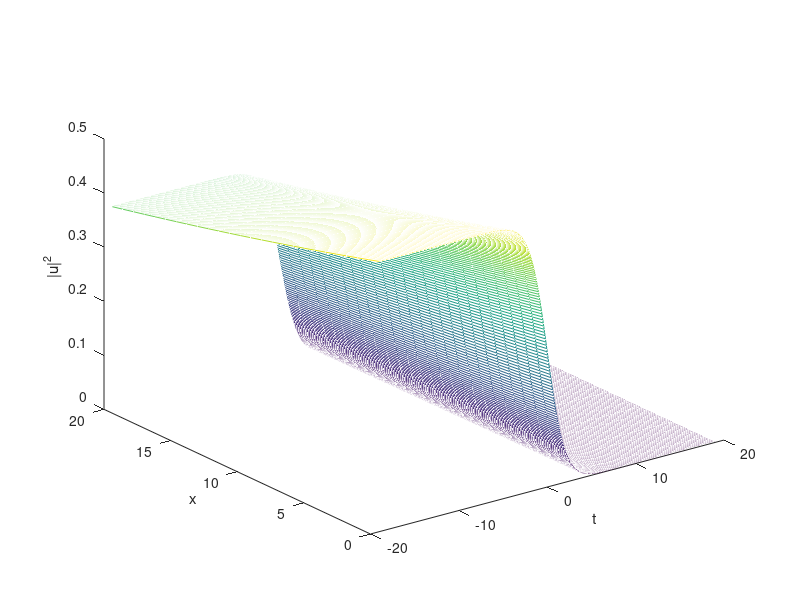

This chart was generated by the following MATLAB code:
clc;clf;clear all;close all;
Lt=40;Nt=800;dt=Lt/Nt;t=[-Lt/2:dt:Lt/2-dt]';w=[0:Nt/2-1 -Nt/2:-1]'*2*pi/Lt;
xmax=20;dx=0.02;w2=w.^2;nmax=round(xmax/dx);

b1=0.22;
b2=0.097;
alpha=0.39;
pi=0.000003;
qr=-0.00002;
gammai=1;

pr=2*(b2-b1*alpha)*pi/b1
sigma=-qr/(b1^2*(-2*pr+4*alpha^2*pr+8*alpha*pi))
qi=8*b1^2*alpha*sigma*pr+3*b1^2*sigma*pi-4*b1^2*alpha^2*sigma*pi
gammar=-(2*b1*alpha-b2)^2*pi
cr=-sigma*qr
ci=-sigma*qi

u=0.5./(1+exp(t));
  
udata=u; xdata=0;
  for nn=1:nmax                               % integration begins
    du1=-(i*pr-pi)*ifft(-w2.*fft(u))+(gammar+i*gammai)*u+(i*qr-qi)*abs(u).^2.*u+(i*cr-ci)*abs(u).^4.*u;v=u+0.5*du1*dt;
    du2=-(i*pr-pi)*ifft(-w2.*fft(v))+(gammar+i*gammai)*v+(i*qr-qi)*abs(v).^2.*v+(i*cr-ci)*abs(v).^4.*v;v=u+0.5*du2*dt;
    du3=-(i*pr-pi)*ifft(-w2.*fft(v))+(gammar+i*gammai)*v+(i*qr-qi)*abs(v).^2.*v+(i*cr-ci)*abs(v).^4.*v;v=u+du3*dt;
    du4=-(i*pr-pi)*ifft(-w2.*fft(v))+(gammar+i*gammai)*v+(i*qr-qi)*abs(v).^2.*v+(i*cr-ci)*abs(v).^4.*v;
    u=u+(du1+2*du2+2*du3+du4)*dx/6;
     if mod(nn,round(nmax/25)) == 0
        udata=[udata u]; xdata=[xdata nn*dx];
     end
  end                                         % integration ends
wdata=abs(udata');
mesh(t(20:Lt/dt-20), xdata, wdata(:,20:Lt/dt-20));           % solution plotting
% axis([-18 18 0 20])
xlabel('t'); ylabel('x'); zlabel('|u|^2');
% set(gca, 'xtick', [0 Nt/2 Nt], 'xticklabel',{-Lt/2',0,Lt/2})
% set(gca, 'ytick',[300 dex/Lx*Nx Nx/1.4], 'yticklabel',{8,0,-8})
% set(gca, 'ztick', [0 0.05 0.1], 'zticklabel',{0,0.05,0.1})
hold on;
grid off;
view(-37,30);
%   colormap([0 0 0]); view(10, 20)
%   text(-2,  -6, 't', 'fontsize', 15)
%   text(50, 5, 'x', 'fontsize', 15)
%   zlabel('|u|', 'fontsize', 15)
%   axis([-Lt/2 Lt/2 0 xmax]); grid off
%   set(gca, 'xtick', [-40 -20 0 20 40])
%   set(gca, 'ytick', [0 10 20])